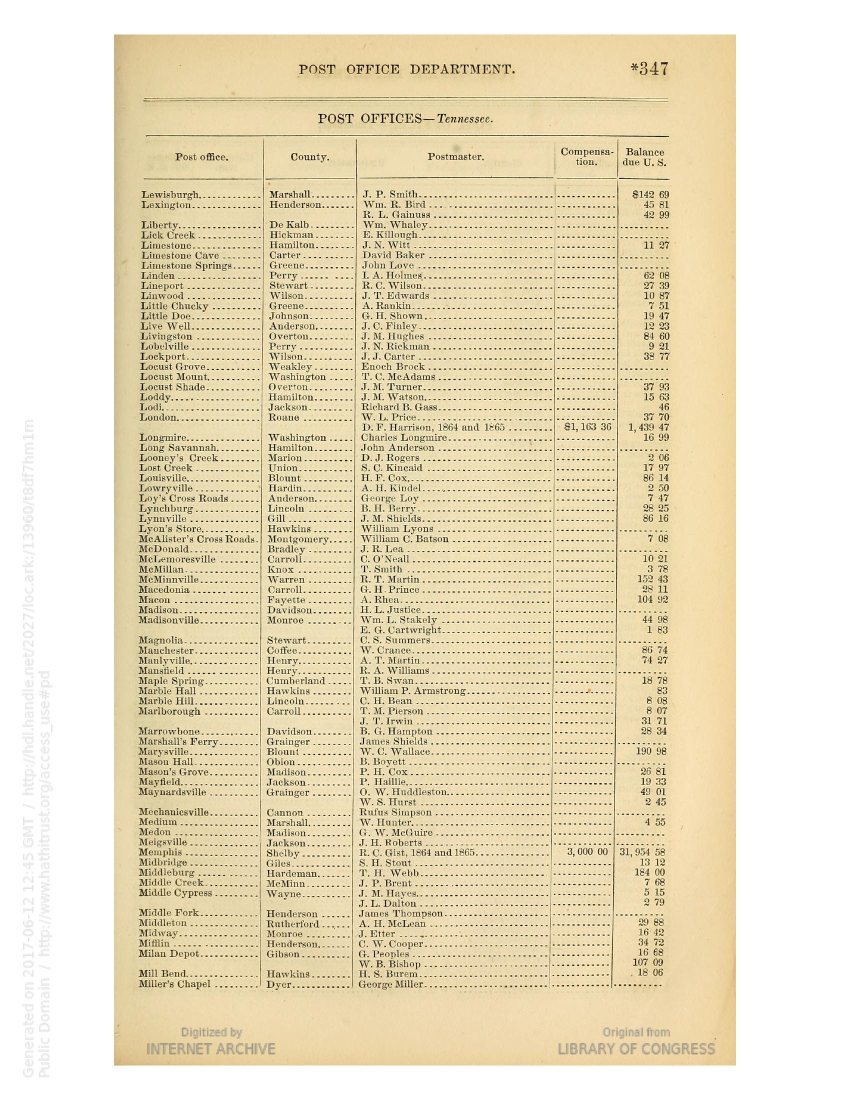
#> input picture code/test_pages/OR_test_0.jpg, 1700 x 2200 px (shown at 1/2 size)
$ python -i Horizontal.py   (imports and definitions only)
#> lines starting #> are read from the running program, lines starting #| are printed output that depends on the picture
#> further down, picture is the input picture: shape (2200, 1700, 3); mean B, G, R 193.7, 222.5, 233.6
import math
import numpy as np
import cv2
from Page import Page
from Vertical import Vertical
import math


class Horizontal():
    # s1.3 detect the dots to set up for rows
    ### use multiply structuring elements to refine the results.

    # [25 lines left out: function find_all_dots, not called in this run]
        # primitively define a horizontal by rows of dots

    # the detected dots are good references for the horizontal border of the table.
    # convert detected dots to lines.
    @staticmethod
    def dotted_to_lines(dots_img):
        print(">De-noise:  looking for consecutive dots that forms horizontal lines with custom filter<")
        sixDots = np.array([[0, 0, 1, 0, 0, 0, 0, 0, 0, 1, 0, 0, 0, 0, 0, 0, 1, 0, 0, 0, 0, 0, 0, 1, 0, 0, 0, 0, 0, 0,
                             1, 0, 0, 0, 0, 0, 0, 1, 0, 0],
                            [1, 1, 1, 1, 1, 0, 0, 1, 1, 1, 1, 1, 0, 0, 1, 1, 1, 1, 1, 0, 0, 1, 1, 1, 1, 1, 0, 0, 0, 0,
                             1, 0, 0, 0, 0, 1, 1, 1, 1, 1],
                            [1, 1, 1, 1, 1, 0, 0, 1, 1, 1, 1, 1, 0, 0, 1, 1, 1, 1, 1, 0, 0, 1, 1, 1, 1, 1, 0, 0, 0, 0,
                             1, 0, 0, 0, 0, 1, 1, 1, 1, 1],
                            [1, 1, 1, 1, 1, 0, 0, 1, 1, 1, 1, 1, 0, 0, 1, 1, 1, 1, 1, 0, 0, 1, 1, 1, 1, 1, 0, 0, 0, 0,
                             1, 0, 0, 0, 0, 1, 1, 1, 1, 1],
                            [0, 0, 1, 0, 0, 0, 0, 0, 0, 1, 0, 0, 0, 0, 0, 0, 1, 0, 0, 0, 0, 0, 0, 1, 0, 0, 0, 0, 0, 0,
                             1, 0, 0, 0, 0, 0, 0, 1, 0, 0]], np.uint8)

        lines_eroded = cv2.erode(dots_img, sixDots, (-1, -1),
                                    iterations=1)  # get rid of the noises that don't have 6 dots in a row
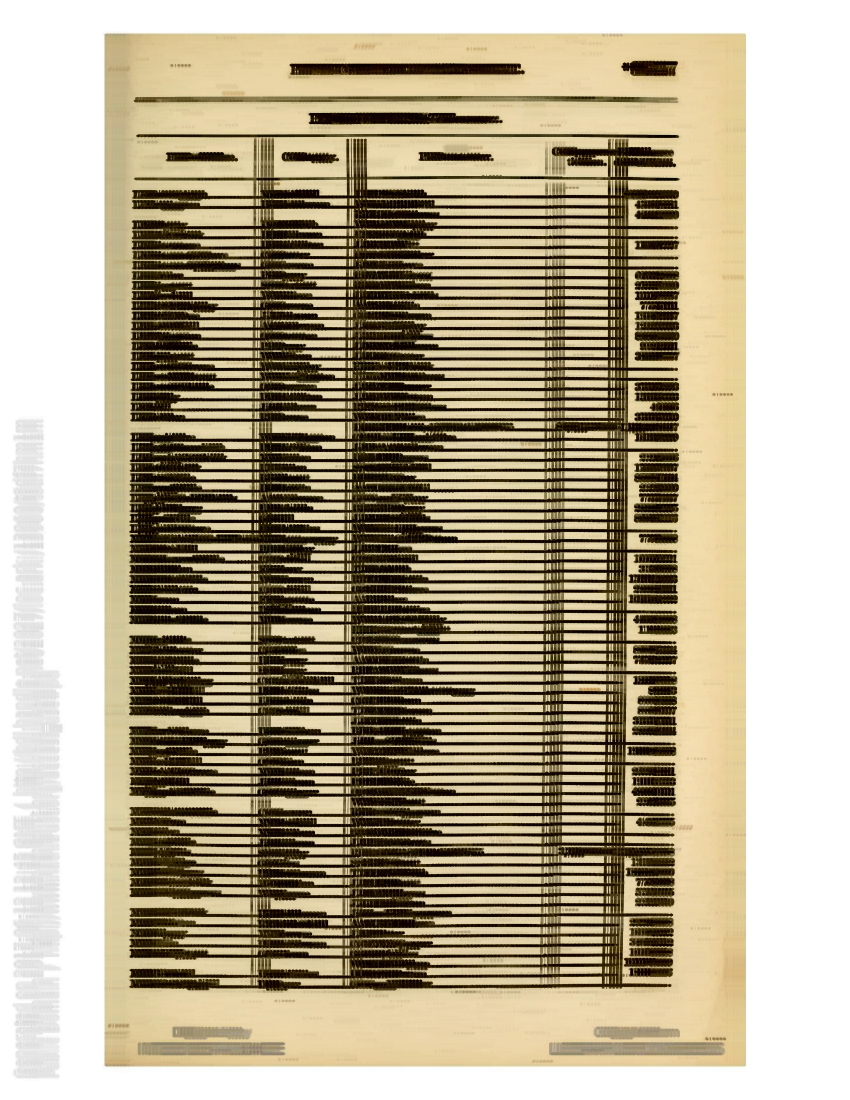
#> lines_eroded: shape (2200, 1700, 3) (shown at 1/2 size); mean B, G, R 144.7, 169.6, 180.6
        lines_dilated = cv2.dilate(lines_eroded, sixDots, (-1, -1), iterations=1)
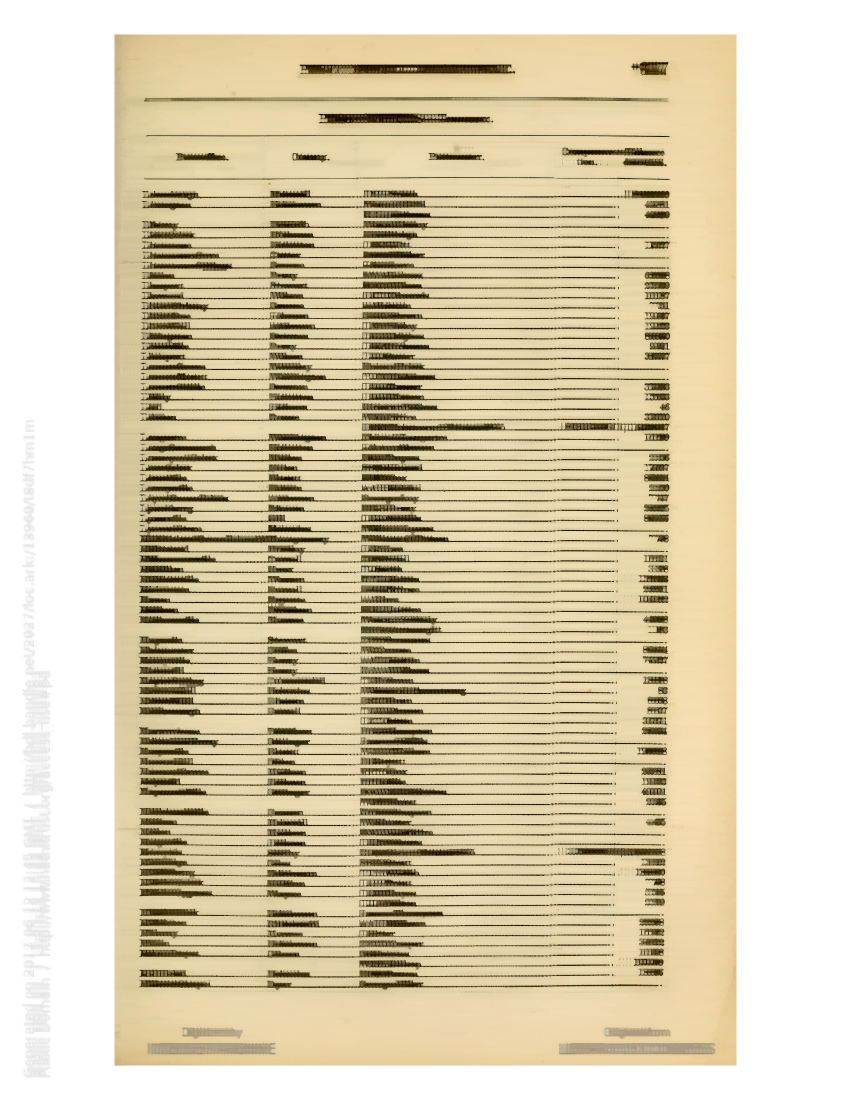
#> lines_dilated: shape (2200, 1700, 3) (shown at 1/2 size); mean B, G, R 178.5, 207.2, 218.4
#> (the run stopped early here; a loop or call above may not have finished)

$ run again, on code/test_pages/OR_test_departs_9.jpg
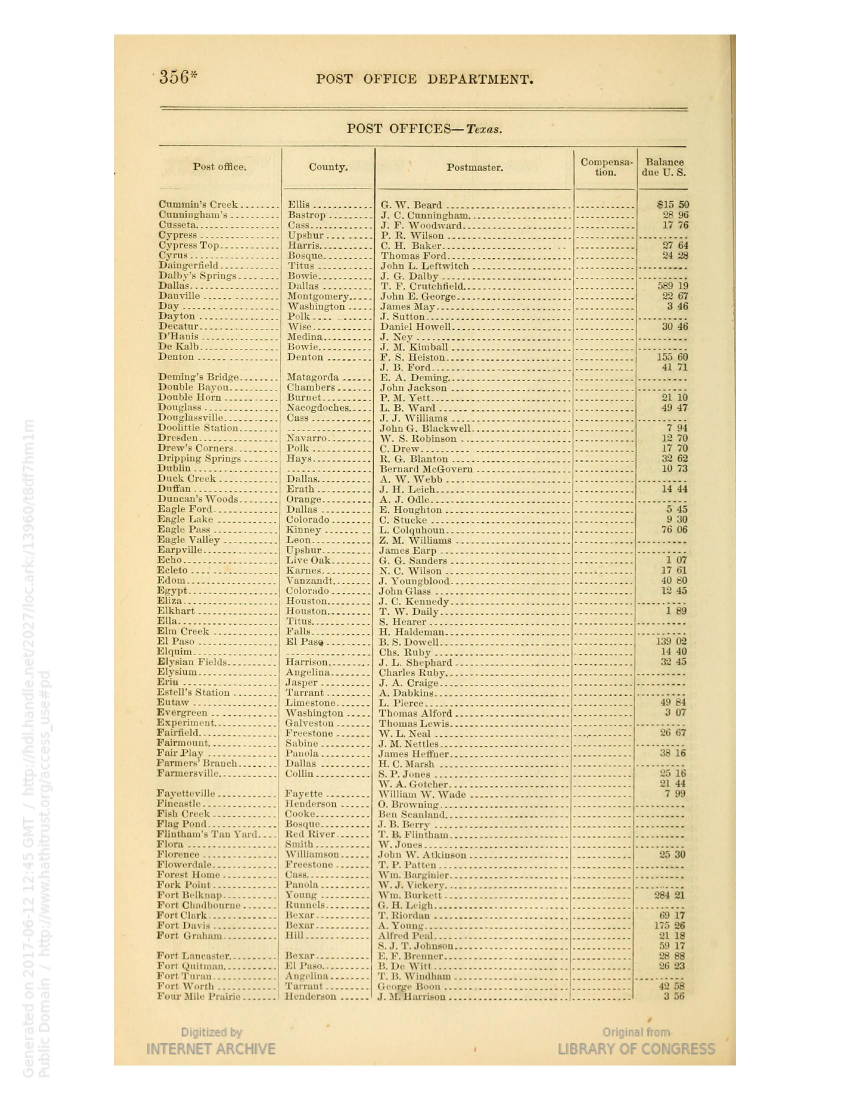
#> input picture code/test_pages/OR_test_departs_9.jpg, 1700 x 2200 px (shown at 1/2 size)
#> picture is the input picture: shape (2200, 1700, 3); mean B, G, R 195.9, 225.9, 236.5
#> in dotted_to_lines, `lines_eroded = cv2.erode(dots_img, sixDots, (-1, -1), iterations=1)  #..`:
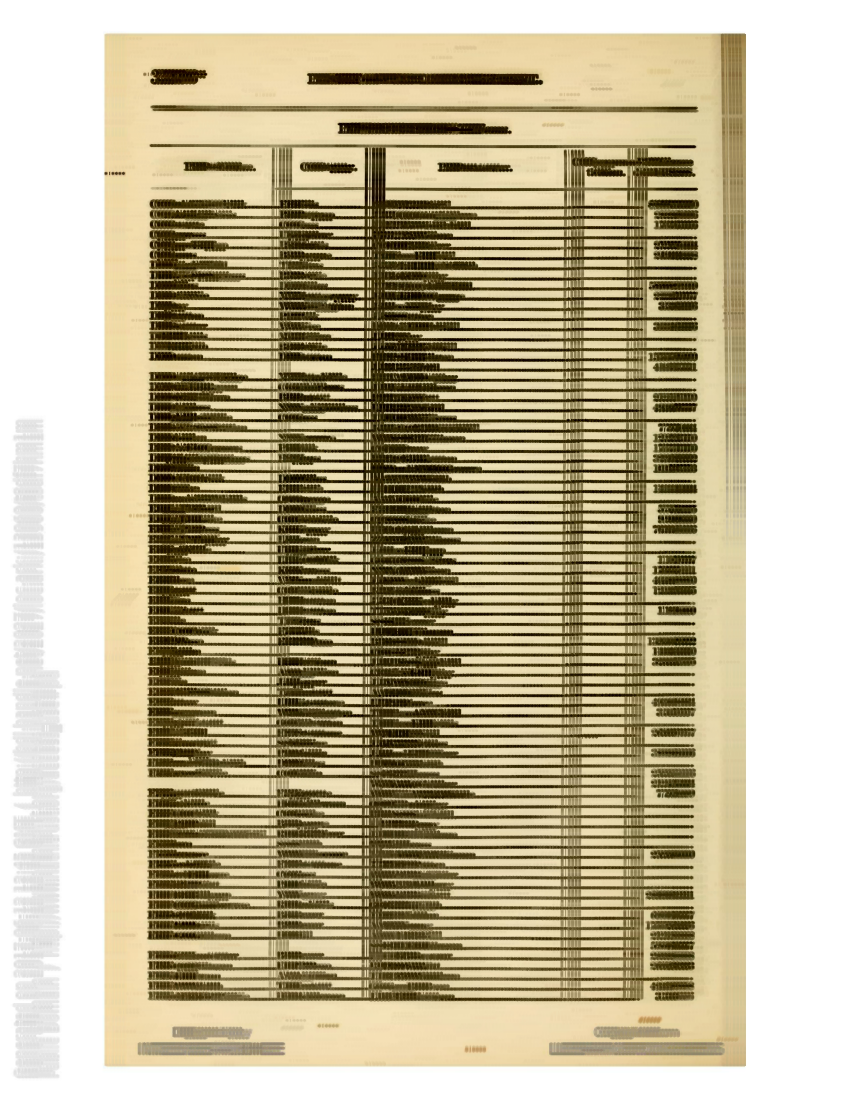
#> lines_eroded: shape (2200, 1700, 3) (shown at 1/2 size); mean B, G, R 151.8, 181.7, 192.4
#> in dotted_to_lines, `lines_dilated = cv2.dilate(lines_eroded, sixDots, (-1, -1), iterations..`:
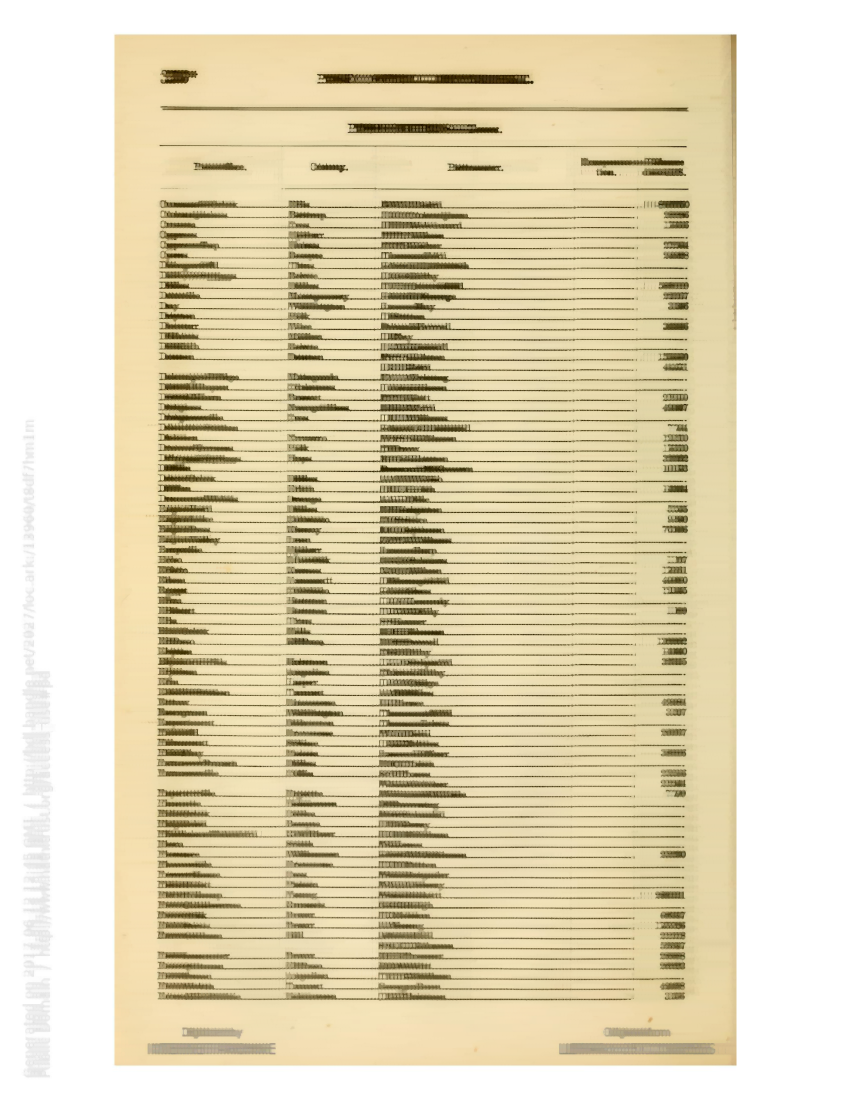
#> lines_dilated: shape (2200, 1700, 3) (shown at 1/2 size); mean B, G, R 184.6, 214.7, 225.3
